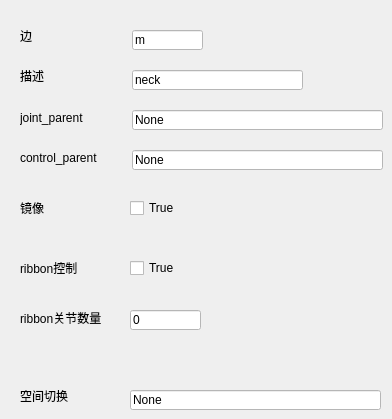
   <widget class="QWidget" name="neck_rig_property_widget">
    <widget class="QLabel" name="neck_rig_spceSwitch_label">
     <property name="geometry">
      <rect>
       <x>20</x>
       <y>390</y>
       <width>54</width>
       <height>12</height>
      </rect>
     </property>
     <property name="text">
      <string>空间切换</string>
     </property>
    </widget>
    <widget class="QLineEdit" name="neck_rig_spceSwitch_lineEdit_2">
     <property name="geometry">
      <rect>
       <x>130</x>
       <y>390</y>
       <width>251</width>
       <height>20</height>
      </rect>
     </property>
     <property name="styleSheet">
      <string notr="true">background-color: rgb(255, 255, 255);
color: rgb(0, 0, 0);</string>
     </property>
     <property name="text">
      <string>None</string>
     </property>
    </widget>
    <widget class="QLabel" name="spine_rig_describe_label">
     <property name="geometry">
      <rect>
       <x>20</x>
       <y>70</y>
       <width>54</width>
       <height>12</height>
      </rect>
     </property>
     <property name="text">
      <string>描述</string>
     </property>
    </widget>
    <widget class="QLineEdit" name="spine_rig_describe_lineEdit">
     <property name="geometry">
      <rect>
       <x>132</x>
       <y>70</y>
       <width>171</width>
       <height>20</height>
      </rect>
     </property>
     <property name="styleSheet">
      <string notr="true">background-color: rgb(255, 255, 255);
color: rgb(0, 0, 0);</string>
     </property>
     <property name="text">
      <string>neck</string>
     </property>
    </widget>
    <widget class="QLabel" name="neck_rig_joint_parent_label">
     <property name="geometry">
      <rect>
       <x>20</x>
       <y>110</y>
       <width>81</width>
       <height>16</height>
      </rect>
     </property>
     <property name="text">
      <string>joint_parent</string>
     </property>
    </widget>
    <widget class="QLabel" name="spine_rig_control_parent_lebel">
     <property name="geometry">
      <rect>
       <x>20</x>
       <y>150</y>
       <width>91</width>
       <height>16</height>
      </rect>
     </property>
     <property name="text">
      <string>control_parent</string>
     </property>
    </widget>
    <widget class="QLabel" name="neck_rig_ribbonCtrl_label">
     <property name="geometry">
      <rect>
       <x>20</x>
       <y>260</y>
       <width>71</width>
       <height>16</height>
      </rect>
     </property>
     <property name="styleSheet">
      <string notr="true"/>
     </property>
     <property name="text">
      <string>ribbon控制</string>
     </property>
    </widget>
    <widget class="QLineEdit" name="neck_rig_ribbonJntNumbers_lineEdit">
     <property name="geometry">
      <rect>
       <x>130</x>
       <y>310</y>
       <width>71</width>
       <height>20</height>
      </rect>
     </property>
     <property name="styleSheet">
      <string notr="true">background-color: rgb(255, 255, 255);
color: rgb(0, 0, 0);</string>
     </property>
     <property name="text">
      <string>0</string>
     </property>
    </widget>
    <widget class="QLabel" name="neck_rig_side_label">
     <property name="geometry">
      <rect>
       <x>20</x>
       <y>30</y>
       <width>54</width>
       <height>12</height>
      </rect>
     </property>
     <property name="text">
      <string>边</string>
     </property>
    </widget>
    <widget class="QLineEdit" name="neck_rig_side_lineEdit">
     <property name="geometry">
      <rect>
       <x>132</x>
       <y>30</y>
       <width>71</width>
       <height>20</height>
      </rect>
     </property>
     <property name="styleSheet">
      <string notr="true">background-color: rgb(255, 255, 255);
color: rgb(0, 0, 0);</string>
     </property>
     <property name="text">
      <string>m</string>
     </property>
    </widget>
    <widget class="QLineEdit" name="neck_rig_control_parent_lineEdit">
     <property name="geometry">
      <rect>
       <x>132</x>
       <y>150</y>
       <width>251</width>
       <height>20</height>
      </rect>
     </property>
     <property name="styleSheet">
      <string notr="true">background-color: rgb(255, 255, 255);
color: rgb(0, 0, 0);</string>
     </property>
     <property name="text">
      <string>None</string>
     </property>
    </widget>
    <widget class="QLineEdit" name="neck_rig_joint_parent_lineEdit">
     <property name="geometry">
      <rect>
       <x>132</x>
       <y>110</y>
       <width>251</width>
       <height>20</height>
      </rect>
     </property>
     <property name="styleSheet">
      <string notr="true">background-color: rgb(255, 255, 255);
color: rgb(0, 0, 0);</string>
     </property>
     <property name="text">
      <string>None</string>
     </property>
    </widget>
    <widget class="QLabel" name="neck_rig_ribbonJntNumbers_label">
     <property name="geometry">
      <rect>
       <x>20</x>
       <y>310</y>
       <width>91</width>
       <height>16</height>
      </rect>
     </property>
     <property name="styleSheet">
      <string notr="true"/>
     </property>
     <property name="text">
      <string>ribbon关节数量</string>
     </property>
    </widget>
    <widget class="QLabel" name="neck_rig_mirror_label">
     <property name="geometry">
      <rect>
       <x>20</x>
       <y>200</y>
       <width>24</width>
       <height>16</height>
      </rect>
     </property>
     <property name="styleSheet">
      <string notr="true"/>
     </property>
     <property name="text">
      <string>镜像</string>
     </property>
    </widget>
    <widget class="QCheckBox" name="neck_rig_ribbonCtrl_checkBox">
     <property name="geometry">
      <rect>
       <x>130</x>
       <y>260</y>
       <width>71</width>
       <height>16</height>
      </rect>
     </property>
     <property name="text">
      <string>True</string>
     </property>
    </widget>
    <widget class="QCheckBox" name="neck_rig_mirror_checkBox">
     <property name="geometry">
      <rect>
       <x>130</x>
       <y>200</y>
       <width>71</width>
       <height>16</height>
      </rect>
     </property>
     <property name="text">
      <string>True</string>
     </property>
    </widget>
   </widget>
